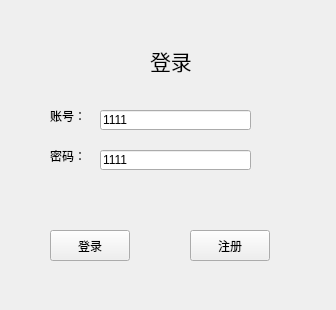
<?xml version="1.0" encoding="UTF-8"?>
<ui version="4.0">
 <class>Client</class>
 <widget class="QWidget" name="Client">
  <property name="geometry">
   <rect>
    <x>0</x>
    <y>0</y>
    <width>336</width>
    <height>310</height>
   </rect>
  </property>
  <property name="windowTitle">
   <string>登录</string>
  </property>
  <widget class="QLabel" name="label">
   <property name="geometry">
    <rect>
     <x>150</x>
     <y>40</y>
     <width>81</width>
     <height>41</height>
    </rect>
   </property>
   <property name="font">
    <font>
     <pointsize>16</pointsize>
    </font>
   </property>
   <property name="text">
    <string>登录</string>
   </property>
  </widget>
  <widget class="QLabel" name="label_2">
   <property name="geometry">
    <rect>
     <x>50</x>
     <y>100</y>
     <width>41</width>
     <height>31</height>
    </rect>
   </property>
   <property name="text">
    <string>账号：</string>
   </property>
  </widget>
  <widget class="QLabel" name="label_3">
   <property name="geometry">
    <rect>
     <x>50</x>
     <y>140</y>
     <width>41</width>
     <height>31</height>
    </rect>
   </property>
   <property name="text">
    <string>密码：</string>
   </property>
  </widget>
  <widget class="QLineEdit" name="id">
   <property name="geometry">
    <rect>
     <x>100</x>
     <y>110</y>
     <width>151</width>
     <height>20</height>
    </rect>
   </property>
   <property name="text">
    <string>1111</string>
   </property>
  </widget>
  <widget class="QLineEdit" name="password">
   <property name="geometry">
    <rect>
     <x>100</x>
     <y>150</y>
     <width>151</width>
     <height>20</height>
    </rect>
   </property>
   <property name="text">
    <string>1111</string>
   </property>
  </widget>
  <widget class="QPushButton" name="login">
   <property name="geometry">
    <rect>
     <x>50</x>
     <y>230</y>
     <width>80</width>
     <height>31</height>
    </rect>
   </property>
   <property name="text">
    <string>登录</string>
   </property>
  </widget>
  <widget class="QPushButton" name="register_2">
   <property name="geometry">
    <rect>
     <x>190</x>
     <y>230</y>
     <width>80</width>
     <height>31</height>
    </rect>
   </property>
   <property name="text">
    <string>注册</string>
   </property>
  </widget>
 </widget>
 <layoutdefault spacing="6" margin="11"/>
 <resources/>
 <connections/>
</ui>
